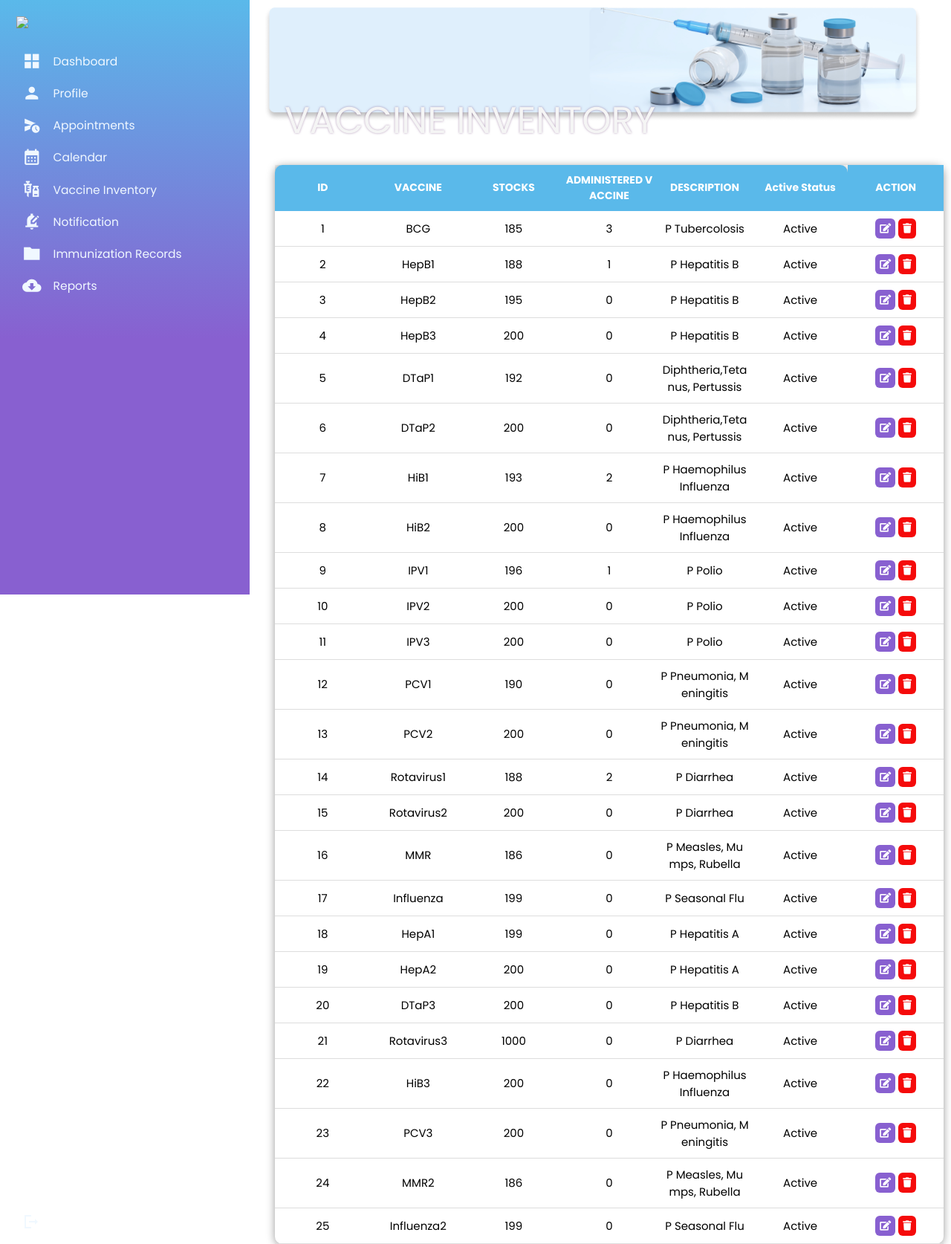
The page /Admin/VaccineInventory-TAB.php (signed in) on the database its author committed.
### tables this page shows
CREATE TABLE `vaccineinventory` (
  `vacid` int(11) NOT NULL,
  `vac_name` varchar(11) NOT NULL,
  `vac_desc` varchar(40) NOT NULL,
  `stocks` int(11) NOT NULL,
  `administered` int(11) NOT NULL,
  `req_dose` int(11) NOT NULL,
  `lower_limit` varchar(11) NOT NULL,
  `upper_limit` varchar(11) NOT NULL,
  `exp_date` date NOT NULL,
  `active` int(11) DEFAULT 1
);

### Admin_appointment/vaccine_details.php (called while the page is built)
<?php
include '../Homepage/config.php';
    $select = mysqli_query($conn, "SELECT * FROM vaccineinventory ORDER BY active DESC, vacid ASC") or die('query failed');
    $vaccine_list = mysqli_fetch_all($select, MYSQLI_ASSOC);
?>

### Admin/VaccineInventory-TAB.php (the view, shortened to what this page needs)
<?php include('../templates/Header.php'); ?>
<?php include('../Admin_appointment/vaccine_details.php'); ?>
<link rel="stylesheet" href="./css/style6.css">
<link rel="stylesheet" href="https://use.fontawesome.com/releases/v5.15.4/css/all.css" />
<body>
<div class="container1">
        <div class="column1">
          <?php include('../templates/Admin-Dash.php'); ?>
        </div>
        <div class="column">
            <div class="dashboard">
                <img src="./images/Vaccine inventory.png">
            <div class="dashboard-text">
                <h1>VACCINE INVENTORY</h1>
            </div>
            </div>
            <div class="table2">
            <div class="table2_section">
                <table>
                    <thead>
                        <tr>
                            <th>ID</th>
                            <th>VACCINE</th>
                            <th>STOCKS</th>
                            <th>ADMINISTERED VACCINE</th>
                            <th>DESCRIPTION</th>
                            <th>Active Status</th>
                            <th>ACTION</th>
                        </tr>
                    </thead>
                    <tbody>
                        <?php
                            foreach($vaccine_list as $value){
                                $vacid = $value['vacid'];
                        ?>
                        <tr>
                            <td><?php echo $value['vacid']; ?></td>
                            <td><?php echo $value['vac_name']; ?></td>
                            <td><?php echo $value['stocks']; ?></td>
                            <td><?php echo $value['administered']; ?></td>
                            <td><?php echo $value['vac_desc']; ?></td>
                            <td><?php if($value['active'] == 1){ echo "Active"; }else{ echo "Inactive"; } ?></td>
                            <td>
                                <button id="update_vaccine-<?php echo $vacid ; ?>"><i class="fas fa-edit"></i></button>
                                <button id="delete_vaccine-<?php echo $vacid ; ?>"><i class="fas fa-trash"></i></button>
                            </td>
                        </tr>
                        <?php }?>
                    </tbody>
                </table>
            </div>
        </div>
</div>
</body>
</html>

### Admin/css/style6.css (style rules this page uses)
.container1 { display: flex; }
.column { position: absolute; left: 270px; right: 50px; }
.column1 { position: fixed; height: 100%; }
.dashboard { position: relative; }
.dashboard img { padding: 8px 85px; width: 1500px; }
.dashboard-text { position: absolute; top: 100px; padding: 25px 113px; }
.dashboard-text h1 { color: whitesmoke; text-shadow: 0px 0px 3px rgba(101, 53, 113, 0.5); font-family: 'Poppins', sans-serif; font-size: 50px; font-style: normal; font-weight: 400; line-height: normal; }
.table2 { width: 100%; padding: 50px 30px; margin-left: 50px; }
.table2_section { height: 370px; }
table { width: 100%; table-layout: fixed; max-width: 1000px; min-width: 900px; border-collapse: collapse; background-color: #ffffff; border: none; border-radius: 10px; box-shadow: 0 2px 12px 0 rgba(0, 0, 0, .4); }
.table2 button { border: none; outline: none; border-radius: 6px; cursor: pointer; padding: 6px; color: #ffffff; transition: .3s ease; }
.table2_section td button:nth-child(1) { background-color: #8860D0; }
.table2_section td button:nth-child(2) { background-color: #f50b0b; }
.table2_section thead th { position: sticky; top: 0; background-color: #5AB9EA; color: #ffffff; font-size: 14px; border: none; box-shadow: 0 2px 12px 0 rgba(0, 0, 0, .4); }
.table2_section thead th:nth-child(1) { border-radius: 10px 0 0 0; }
.table2_section thead th:nth-child(6) { border-radius: 0 10px 0 0; }
.table2_section th, td { border-bottom: 1px solid #dddddd; padding: 10px 5px; word-break: break-all; text-align: center; }
.table3_section th, td { border-bottom: 1px solid #dddddd; padding: 10px 5px; word-break: break-all; text-align: center; }
th, td { border-bottom: 1px solid #dddddd; padding: 10px 5px; word-break: break-all; text-align: center; }
@media screen and (max-width: 2560px) { .dashboard img { width: 110%; } }
@media screen and (max-width: 2560px) { table { max-width: 2000px; font-size: 15px; margin: 0 10px 0 20px; } }

### assets/css/style0.css (style rules this page uses)
* { margin: 0; padding: 0; outline: 0; border: 0; text-decoration: none; list-style: none; box-sizing: border-box; }
body { display: grid; height: 100%; font-family: Poppins, sans-serif; font-size: 13px; background: white; background-size: cover; background-repeat: no-repeat; background-position: center center; user-select: none; overflow-x: hidden; }
img { display: block; width: 100%; }

### rows shown on the page
vaccineinventory: vacid "1", vac_name "BCG", stocks "185", administered "3", vac_desc "P Tubercolosis", active "Active"
vaccineinventory: vacid "2", vac_name "HepB1", stocks "188", administered "1", vac_desc "P Hepatitis B", active "Active"
vaccineinventory: vacid "3", vac_name "HepB2", stocks "195", administered "0", vac_desc "P Hepatitis B", active "Active"
vaccineinventory: vacid "4", vac_name "HepB3", stocks "200", administered "0", vac_desc "P Hepatitis B", active "Active"
vaccineinventory: vacid "5", vac_name "DTaP1", stocks "192", administered "0", vac_desc "Diphtheria,Tetanus, Pertussis", active "Active"
vaccineinventory: vacid "6", vac_name "DTaP2", stocks "200", administered "0", vac_desc "Diphtheria,Tetanus, Pertussis", active "Active"
vaccineinventory: vacid "7", vac_name "HiB1", stocks "193", administered "2", vac_desc "P Haemophilus Influenza", active "Active"
vaccineinventory: vacid "8", vac_name "HiB2", stocks "200", administered "0", vac_desc "P Haemophilus Influenza", active "Active"
vaccineinventory: vacid "9", vac_name "IPV1", stocks "196", administered "1", vac_desc "P Polio", active "Active"
vaccineinventory: vacid "10", vac_name "IPV2", stocks "200", administered "0", vac_desc "P Polio", active "Active"
vaccineinventory: vacid "11", vac_name "IPV3", stocks "200", administered "0", vac_desc "P Polio", active "Active"
vaccineinventory: vacid "12", vac_name "PCV1", stocks "190", administered "0", vac_desc "P Pneumonia, Meningitis", active "Active"
vaccineinventory: vacid "13", vac_name "PCV2", stocks "200", administered "0", vac_desc "P Pneumonia, Meningitis", active "Active"
vaccineinventory: vacid "14", vac_name "Rotavirus1", stocks "188", administered "2", vac_desc "P Diarrhea", active "Active"
vaccineinventory: vacid "15", vac_name "Rotavirus2", stocks "200", administered "0", vac_desc "P Diarrhea", active "Active"
vaccineinventory: vacid "16", vac_name "MMR", stocks "186", administered "0", vac_desc "P Measles, Mumps, Rubella", active "Active"
vaccineinventory: vacid "17", vac_name "Influenza", stocks "199", administered "0", vac_desc "P Seasonal Flu", active "Active"
vaccineinventory: vacid "18", vac_name "HepA1", stocks "199", administered "0", vac_desc "P Hepatitis A", active "Active"
vaccineinventory: vacid "19", vac_name "HepA2", stocks "200", administered "0", vac_desc "P Hepatitis A", active "Active"
vaccineinventory: vacid "20", vac_name "DTaP3", stocks "200", administered "0", vac_desc "P Hepatitis B", active "Active"
vaccineinventory: vacid "21", vac_name "Rotavirus3", stocks "1000", administered "0", vac_desc "P Diarrhea", active "Active"
vaccineinventory: vacid "22", vac_name "HiB3", stocks "200", administered "0", vac_desc "P Haemophilus Influenza", active "Active"
vaccineinventory: vacid "23", vac_name "PCV3", stocks "200", administered "0", vac_desc "P Pneumonia, Meningitis", active "Active"
vaccineinventory: vacid "24", vac_name "MMR2", stocks "186", administered "0", vac_desc "P Measles, Mumps, Rubella", active "Active"
vaccineinventory: vacid "25", vac_name "Influenza2", stocks "199", administered "0", vac_desc "P Seasonal Flu", active "Active"
